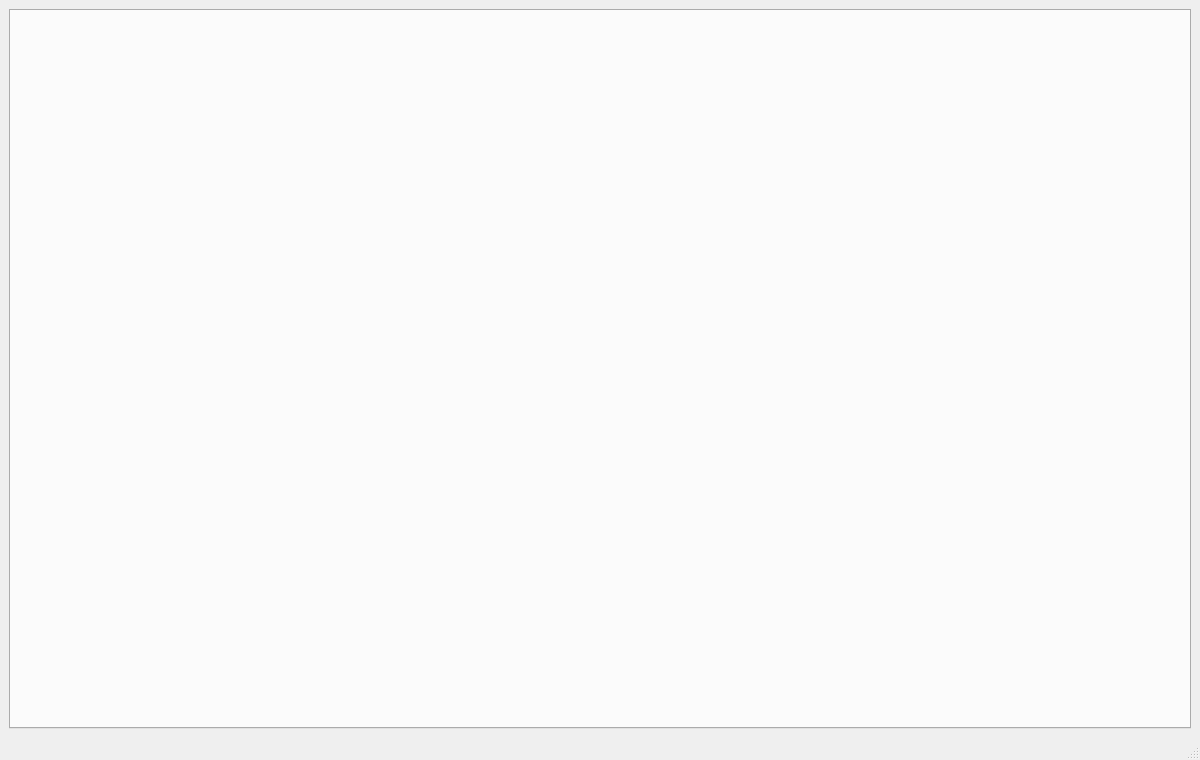
<?xml version="1.0" encoding="UTF-8"?>
<ui version="4.0">
 <class>MainWindow</class>
 <widget class="QMainWindow" name="MainWindow">
  <property name="geometry">
   <rect>
    <x>0</x>
    <y>0</y>
    <width>1200</width>
    <height>760</height>
   </rect>
  </property>
  <property name="windowTitle">
   <string>SerialTest</string>
  </property>
  <widget class="QWidget" name="centralwidget">
   <layout class="QVBoxLayout" name="verticalLayout">
    <item>
     <widget class="QTabWidget" name="funcTab">
      <property name="currentIndex">
       <number>0</number>
      </property>
     </widget>
    </item>
   </layout>
  </widget>
  <widget class="QStatusBar" name="statusBar"/>
 </widget>
 <resources/>
 <connections/>
</ui>
